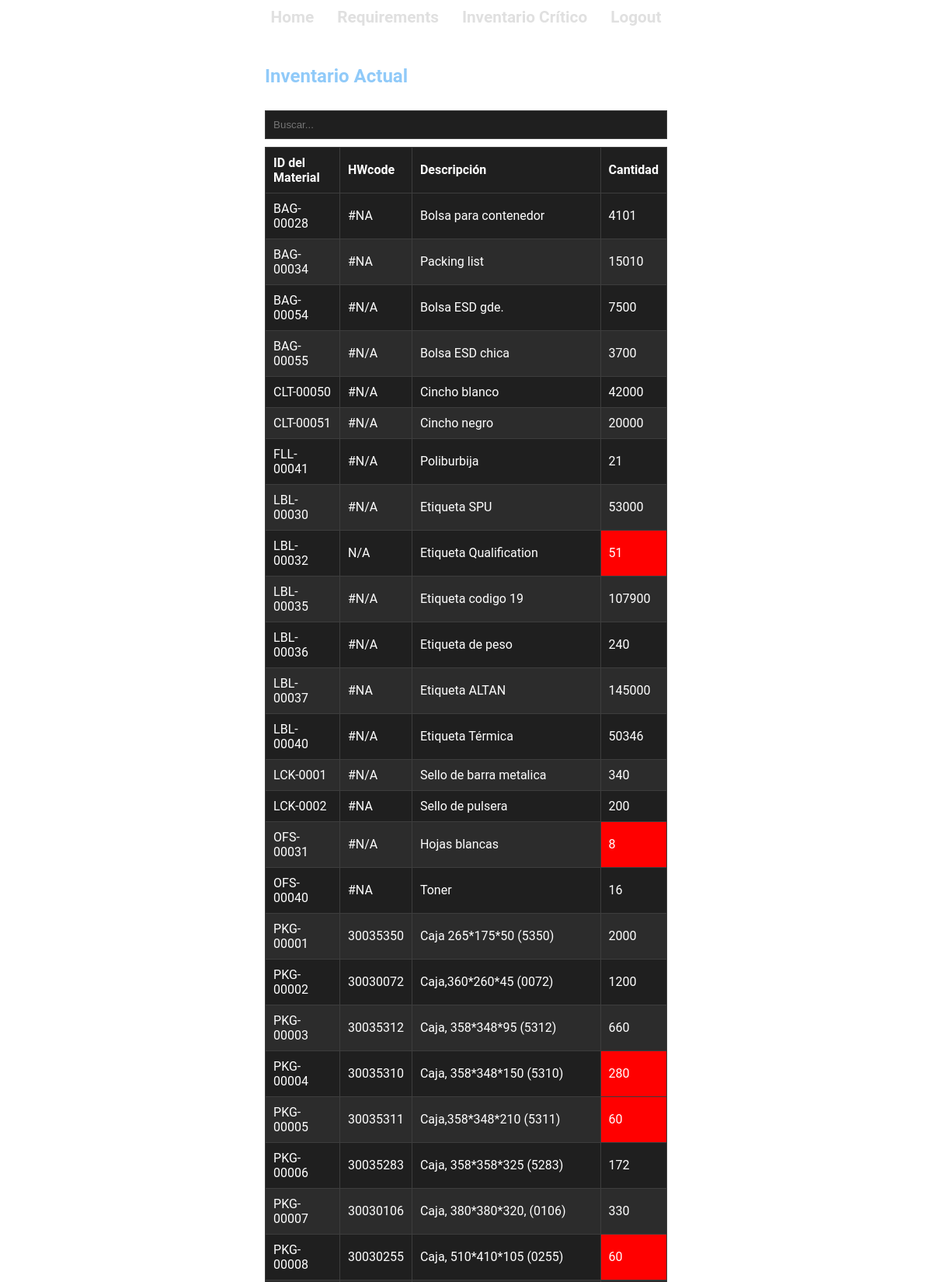
The page /pages/index_requisitor.php (signed in, upper part) on the database its author committed.
### tables this page shows
CREATE TABLE `materials` (
  `id` varchar(50) NOT NULL,
  `ZLcode` varchar(50) NOT NULL,
  `fecha_alta` date NOT NULL,
  `length` float NOT NULL,
  `width` float NOT NULL,
  `height` float NOT NULL,
  `tipo` varchar(50) NOT NULL,
  `max` int(11) NOT NULL,
  `min` int(11) NOT NULL,
  `HWcode` varchar(50) NOT NULL,
  `descripcion` text NOT NULL
);

### includes/functions.php (called while the page is built, shortened)
<?php
if (!function_exists('check_login')) {
    function check_login($conn)
    {
        if (isset($_SESSION['user_id'])) {
            $id = $_SESSION['user_id'];
            $query = "SELECT * FROM users WHERE id = ?";
            $stmt = $conn->prepare($query);
            $stmt->bind_param("i", $id);
            $stmt->execute();
            $result = $stmt->get_result();
            if ($result && $result->num_rows > 0) {
                return $result->fetch_assoc();
            }
        }
        die;
    }
}
?>

### pages/index_requisitor.php (the view, shortened to what this page needs)
<?php
include("../includes/db.php");
include("../includes/functions.php");
$query = "SELECT m.id, m.descripcion, COALESCE(SUM(il.cantidad), 0) as cantidad, m.max, m.min, m.HWcode,
                 GROUP_CONCAT(CASE WHEN il.cantidad > 0 THEN l.nombre END SEPARATOR ', ') as localidades
          FROM materials m
          LEFT JOIN inventory_locations il ON m.id = il.material_id
          LEFT JOIN locations l ON il.location_id = l.id
          WHERE il.cantidad > 0
          GROUP BY m.id";
$result = $conn->query($query);
?>
<!DOCTYPE html>
<html lang="en">
<head>
    <link rel="stylesheet" href="../css/style.css">
</head>
<body>
    <?php include("../templates/header_requisitor.php"); ?>
    <div class="container">
        <h2>Inventario Actual</h2>
        <input type="text" id="searchInput" onkeyup="filterTable()" placeholder="Buscar...">
        <table id="inventoryTable">
            <thead>
                <tr>
                    <th>ID del Material</th>
                    <th>HWcode</th>
                    <th>Descripción</th>
                    <th>Cantidad</th>
                </tr>
            </thead>
            <tbody>
                <?php
                if ($result->num_rows > 0) {
                    while ($row = $result->fetch_assoc()) {
                        $quantityClass = '';
                        if ($row['cantidad'] < $row['min']) {
                            $quantityClass = 'critical-stock';
                        } elseif ($row['cantidad'] <= ($row['max'] * 0.33)) {
                            $quantityClass = 'low-stock';
                        }
                        echo "<tr>";
                        echo "<td>{$row['id']}</td>";
                        echo "<td>{$row['HWcode']}</td>";
                        echo "<td>{$row['descripcion']}</td>";
                        echo "<td class='{$quantityClass}'>{$row['cantidad']}</td>";
                        echo "</tr>";
                    }
                } else {
                    echo "<tr><td colspan='7'>No hay datos disponibles</td></tr>";
                }
                ?>
            </tbody>
        </table>
    </div>
    <?php include("../templates/footer.php"); ?>
</body>
</html>

### css/style.css (style rules this page uses)
body { background-image: url('http://test/inventory_system/black.jpg'); background-size: auto; background-position: center; background-repeat: repeat; color: #ffffff; font-family: 'Roboto', Arial, sans-serif; margin: 0; padding: 0; display: flex; flex-direction: column; align-items: center; min-height: 100vh; }
.container { width: 80%; margin: 0 auto; }
h2, h3 { color: #90caf9; }
table { width: 100%; border-collapse: collapse; margin-bottom: 20px; }
table, th, td { border: 1px solid #3d3d3d; }
th, td { padding: 10px; text-align: left; }
th { background-color: #1f1f1f; position: sticky; top: 0; z-index: 1; }
tr:nth-child(even) { background-color: #2c2c2c; }
tr:nth-child(odd) { background-color: #1f1f1f; }
input[type="text"], input[type="number"], input[type="date"], select { width: calc(100% - 22px); padding: 10px; margin: 10px 0; border: 1px solid #3d3d3d; background-color: #1f1f1f; color: #e0e0e0; }
.critical-stock { background-color: red !important; }

### pages/index_requisitor.php (style rules this page uses)
.critical-stock { background-color: red; }

### rows shown on the page
materials: id "BAG-00028", HWcode "#NA", descripcion "Bolsa para contenedor", cantidad "4101"
materials: id "BAG-00034", HWcode "#NA", descripcion "Packing list", cantidad "15010"
materials: id "BAG-00054", HWcode "#N/A", descripcion "Bolsa ESD gde.", cantidad "7500"
materials: id "BAG-00055", HWcode "#N/A", descripcion "Bolsa ESD chica", cantidad "3700"
materials: id "CLT-00050", HWcode "#N/A", descripcion "Cincho blanco", cantidad "42000"
materials: id "CLT-00051", HWcode "#N/A", descripcion "Cincho negro", cantidad "20000"
materials: id "FLL-00041", HWcode "#N/A", descripcion "Poliburbija", cantidad "21"
materials: id "LBL-00030", HWcode "#N/A", descripcion "Etiqueta SPU", cantidad "53000"
materials: id "LBL-00032", HWcode "N/A", descripcion "Etiqueta Qualification", cantidad "51"
materials: id "LBL-00035", HWcode "#N/A", descripcion "Etiqueta codigo 19", cantidad "107900"
materials: id "LBL-00036", HWcode "#N/A", descripcion "Etiqueta de peso", cantidad "240"
materials: id "LBL-00037", HWcode "#NA", descripcion "Etiqueta ALTAN", cantidad "145000"
materials: id "LBL-00040", HWcode "#N/A", descripcion "Etiqueta Térmica", cantidad "50346"
materials: id "LCK-0001", HWcode "#N/A", descripcion "Sello de barra metalica", cantidad "340"
materials: id "LCK-0002", HWcode "#NA", descripcion "Sello de pulsera", cantidad "200"
materials: id "OFS-00031", HWcode "#N/A", descripcion "Hojas blancas", cantidad "8"
materials: id "OFS-00040", HWcode "#NA", descripcion "Toner", cantidad "16"
materials: id "PKG-00001", HWcode "30035350", descripcion "Caja 265*175*50 (5350)", cantidad "2000"
materials: id "PKG-00002", HWcode "30030072", descripcion "Caja,360*260*45 (0072)", cantidad "1200"
materials: id "PKG-00003", HWcode "30035312", descripcion "Caja, 358*348*95 (5312)", cantidad "660"
materials: id "PKG-00004", HWcode "30035310", descripcion "Caja, 358*348*150 (5310)", cantidad "280"
materials: id "PKG-00005", HWcode "30035311", descripcion "Caja,358*348*210 (5311)", cantidad "60"
materials: id "PKG-00006", HWcode "30035283", descripcion "Caja, 358*358*325 (5283)", cantidad "172"
materials: id "PKG-00007", HWcode "30030106", descripcion "Caja, 380*380*320, (0106)", cantidad "330"
materials: id "PKG-00008", HWcode "30030255", descripcion "Caja, 510*410*105 (0255)", cantidad "60"
